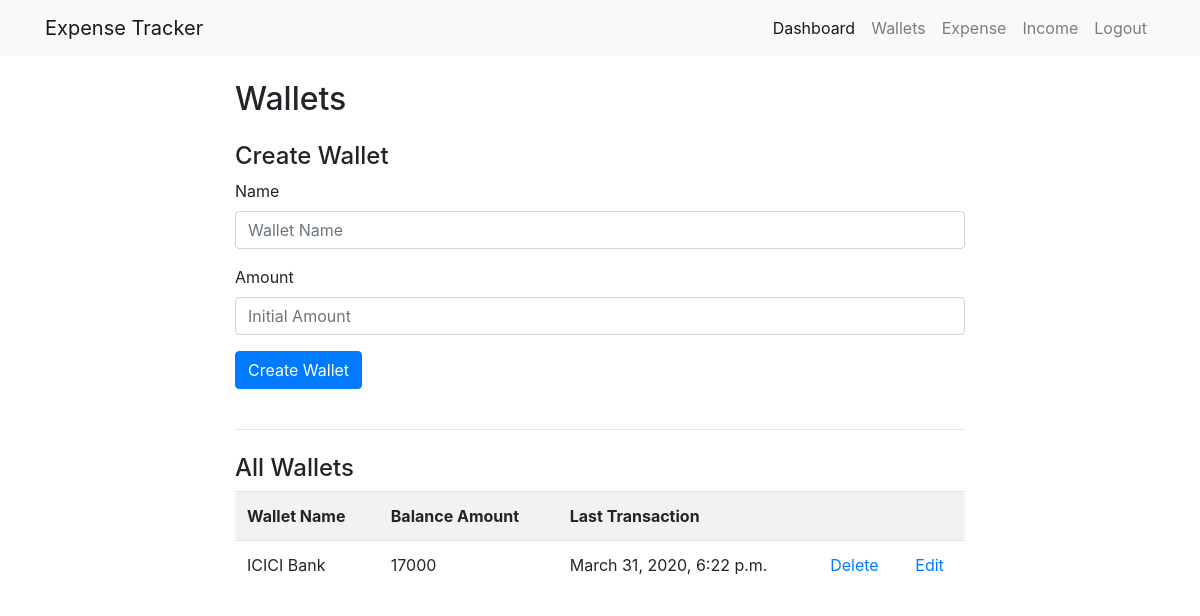
Screenshot of /wallet/ (signed in) with the database file from the repository.
### tracker/models.py (models this page shows, shortened)
class Wallet(models.Model):
	name = models.CharField(max_length=100)
	balance = models.IntegerField()
	last_transaction = models.DateTimeField()
	user = models.ForeignKey(User, on_delete=models.CASCADE, null=True)

### tracker/views.py (the view)
# urls.py: path("wallet/", get_all_wallet),
def get_all_wallet(request):
	user = request.user
	all_wallets = Wallet.objects.filter(user=user)
	return render(request, "wallet.html", {"all_wallets":all_wallets})

### tracker/templates/wallet.html (shortened to what this page needs)
{% extends 'base.html' %}
{% block body %}
	<div class="container">
		<div class="row">
			<div class="col-md-2"></div>
			<div class="col-md-8">
				<div class="heading mt-4">
					<h2>Wallets</h2>
				</div>
				<div class="sub-head mt-4 mb-2">
					<h4>Create Wallet</h4>
				</div>
				<form action="/create_wallet/" method="POST">
					<div class="form-group">
						<label>Name</label>
						<input class="form-control" type="text" name="wallet_name" placeholder="Wallet Name">
					</div>
					<div class="form-group">
						<label>Amount</label>
						<input class="form-control" type="number" name="wallet_balance" placeholder="Initial Amount">
					</div>
					<button type="submit" class="btn btn-primary">Create Wallet</button>
				</form><br>
				<hr>
				<div class="sub-head mt-4 mb-2">
					<h4>All Wallets</h4>
				</div>
				<table class="table table-striped">
					<tr>
						<th>Wallet Name</th>
						<th>Balance Amount</th>
						<th>Last Transaction</th>
						<th></th>
						<th></th>
					</tr>
					{% for wallet in all_wallets %}
						<tr>
							<td>{{ wallet.name }}</td>
							<td>{{ wallet.balance }}</td>
							<td>{{ wallet.last_transaction }}</td>
							<td><a href="/delete_wallet/{{wallet.id}}/">Delete</a></td>
							<td><a href="/edit_wallet/{{wallet.id}}/">Edit</a></td>
						</tr>
					{% endfor %}
				</table>
			</div>
			<div class="col-md-2"></div>
		</div>
	</div>
{% endblock %}

### rows the page displays
Wallet: name "ICICI Bank", balance "17000", last_transaction "March 31, 2020, 6:22 p.m."
